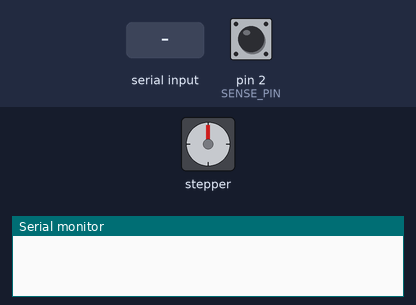
This program was run on a simulated Arduino Uno, built with avr-gcc and run on an emulated ATmega328P. On the bench: stepper motor, the last lines printed to the serial monitor. Inputs (shaded band) come from the test bench; at power-on: pin 2 (SENSE_PIN) LOW. Stepper angles assume 1600 steps per turn.

Above: at 1.2 s.
1.3 s: "MOVE 1\n" received over Serial
At 2.4 s:
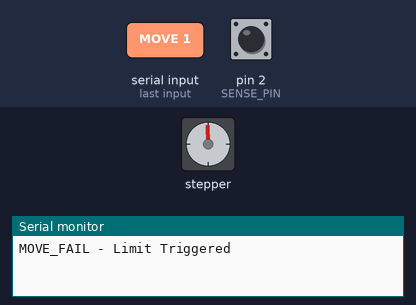
5.8 s: "ZERO 1\n" received over Serial
At 6.29 s:
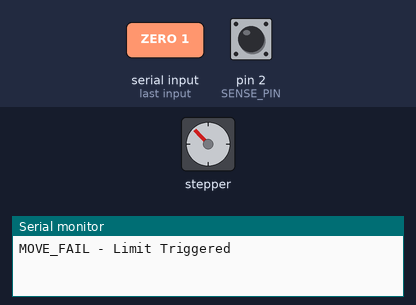
At 7.01 s:
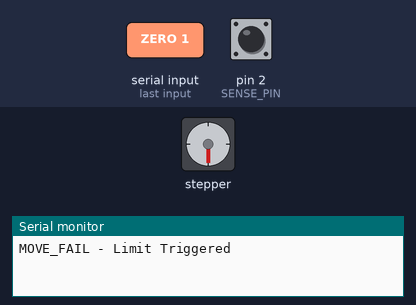
8.8 s: pin 2 (SENSE_PIN) driven HIGH
11.8 s: pin 2 (SENSE_PIN) pulsed LOW 2 times (0.12 s each, 0.3 s apart)
Timing chart, 0 to 14.8 s (numbered marks = the images above; inputs shaded):
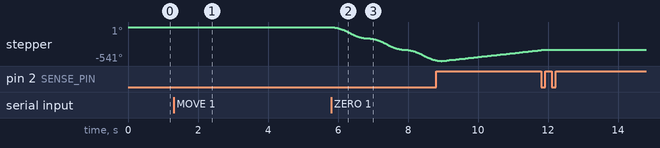

Measured:
- after the input at 5.8 s, stepper: keeps turning counter-clockwise at about 179°/s, starting at once

The program:

main.cpp
```cpp
#include <Arduino.h>
#include <AccelStepper.h>

#define DIR_PIN 8
#define STEP_PIN 7
#define SENSE_PIN 2

#define LIMIT_ON 0

#define DIR_UP -1
#define DIR_DOWN 1

const int MICROSTEP_DIVIDER = 8;
const int STEPS_PER_REV_MOTOR = 200; // 1.8 degrees per full step
const int STEPS_PER_REV_ACTUAL = STEPS_PER_REV_MOTOR * MICROSTEP_DIVIDER;
const int MM_PER_REV = 2;
const int STEPS_PER_MM = STEPS_PER_REV_ACTUAL / MM_PER_REV;

const int MAX_RPM = 120; // Corresponds to 16 mm/s
const int MAX_SPEED = (MAX_RPM / 60.0) * STEPS_PER_REV_ACTUAL;
const int MAX_ACCL = MAX_SPEED;

AccelStepper stepper(AccelStepper::DRIVER, STEP_PIN, DIR_PIN);

const int MOVE_STEP = 0.1;

// Zeros the position of the motor
void zeroPosition();

// Checks if the limit has been triggered
bool limitTriggered();

void setup() {
  Serial.begin(115200);
  Serial.setTimeout(1000);

  pinMode(SENSE_PIN, INPUT);

  stepper.setMaxSpeed(MAX_SPEED);
  stepper.setAcceleration(MAX_ACCL);

  // Check if values divide nicely (errors is movement may occur otherwise)
  if (STEPS_PER_REV_ACTUAL % MM_PER_REV != 0) Serial.println("WARNING - STEPS_PER_MM is only approximate due to integer division!");
  if (STEPS_PER_MM % 100 != 0) Serial.println("WARNING - STEPS_PER_MM is not divisible by 100 which may lead to errors in zeroing the scanner head!");

  //Serial.println("DEBUG - Zeroing scanner assembly");
  //zeroPosition();
  //Serial.println("DEBUG - Zeroing Complete");
}

void loop() {

  // Read line from serial when availible
  if (Serial.available() > 0) {
    String inputStream = Serial.readStringUntil('\n');
    inputStream.trim(); // Removes leading and trailing spaces

    // Convert input stream to char array for strtok
    char inputBuffer[50];
    inputStream.toCharArray(inputBuffer, sizeof(inputBuffer));

    char* cmd = strtok(inputBuffer, " ");
    char* arg = strtok(NULL, " ");

    // Parse Command
    if (strcmp(cmd, "ZERO") == 0) { // Zero laser position

      zeroPosition();
      Serial.println("ZERO_SUCCESS");

    }else if (strcmp(cmd, "MOVE") == 0) { // Move laser position

      if (arg != NULL) {

        bool success = true;
        float arg_val = atof(arg);
        stepper.move(DIR_UP * STEPS_PER_MM * arg_val);

        // Run motor until position checking for limit switch
        while (stepper.currentPosition() != stepper.targetPosition()) {
          // Run one step
          stepper.run();
          // Check if limit switch triggered
          if (limitTriggered()) {
            Serial.println("MOVE_FAIL - Limit Triggered");
            success = false;
            break;
          }
        }
        // Print return msg
        if (success) Serial.println("MOVE_SUCCESS");

      }else {
        Serial.println("MOVE_FAIL - No argument passed");
      }

    }else {
      Serial.println("ERROR - Not a valid command");
    }
  }
}

void zeroPosition() {

  /*
   * Phase 1: Move DOWN until limit triggered
  */

  // Move to an arbitrary large number of steps DOWN
  stepper.moveTo(DIR_DOWN * 100000);
  while (!limitTriggered()) {
    stepper.run();
  }
  stepper.stop(); // Stop the stepper motor
  stepper.moveTo(stepper.currentPosition()); // Set target to current position

  /*
   * Phase 2: Raise UP until limit not triggered one mm at a time
  */

  while (limitTriggered()) {
    stepper.move(DIR_UP * STEPS_PER_MM * 1); //move 1 mm at a time
    stepper.runToPosition();
  }

  /*
   * Phase 3: Move DOWN until limit triggered one tenth of a mm at a time
  */

  while (!limitTriggered()) {
    stepper.move(DIR_DOWN * STEPS_PER_MM * 0.1); //move 0.1 mm at a time
    stepper.runToPosition();
  }

  /*
   * Phase 4: Move up to be right above limit
  */
  while (limitTriggered()) {
    stepper.move(DIR_UP * STEPS_PER_MM * 0.01);
    stepper.runToPosition();
  }

  /*
   * Set zero position
  */
  stepper.setCurrentPosition(0);

}

bool limitTriggered() {
  return digitalRead(SENSE_PIN) == LIMIT_ON;
}
```
